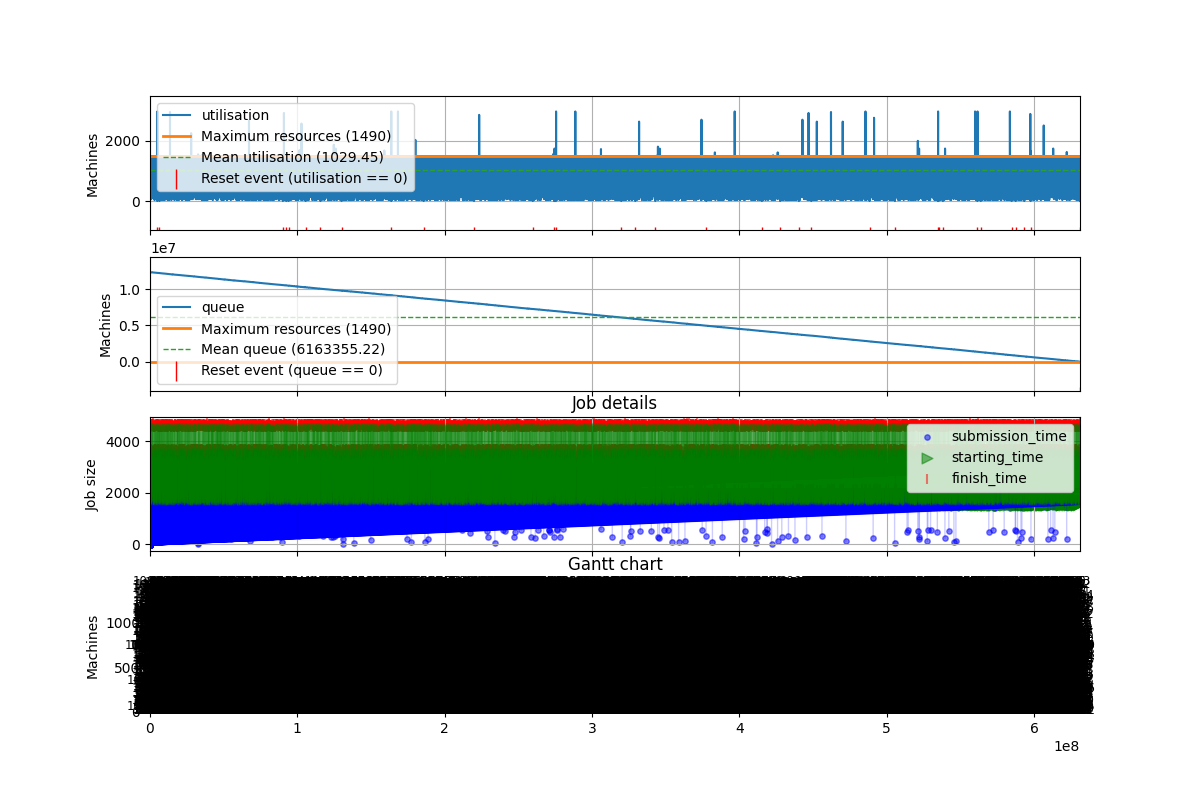

This chart was generated by the following Python code:
from utils import *
from plots import *
from evalys.visu.gantt import plot_gantt_df
from evalys.visu.legacy import (
    plot_gantt,
)
import matplotlib

matplotlib.use("MacOSX")  # Comment this line if you're not using macos


def iterateReservations(
    inputpath,
    outputfile,
    outJobsCSV,
    verbosity,
    binned,
    bubble,
    area,
    reservation,
    window,
):
    """
    Iterates over reservations and plots them based on whether or not they're binned
    """
    InConfig, OutConfig = loadConfigs(inputpath)
    try:
        outDir = getOutputDir(InConfig, outputfile)
    except KeyError:
        print(
            "ERROR! You're trying to plot reservations from a run output generated using a legacy version of batsim."
        )
        sys.exit(2)
    totaldf, totaljs = dfFromCsv(outJobsCSV)

    maxJobLen = getMaxJobLen(totaldf)
    n = 0
    reservationSet = []
    for index, row in totaldf.iterrows():
        if row["purpose"] == "reservation":
            if n == 0:
                t0 = row["starting_time"]
            n += 1
            reservationSet.append(row)
            with yaspin().line as sp:
                sp.text = (
                    "Plotting chart for reservation from:"
                    + str(row["starting_time"])
                    + " to "
                    + str(row["finish_time"])
                )
                # try:

                # Handle individual cases first
                if reservation and not (binned or bubble or area):
                    print("Plotting gantt charts for reservations! ")
                    plotReservationGantt(
                        row,
                        totaldf,
                        outDir,
                        totaljs.res_bounds,
                        verbosity,
                        maxJobLen,
                    )
                elif binned and not (reservation or bubble or area):
                    print("Plotting binned gantt charts with utilization plots")
                    plotBinnedGanttReservations(
                        row,
                        totaldf,
                        outDir,
                        totaljs.res_bounds,
                        verbosity,
                        maxJobLen,
                    )
                elif bubble and not (reservation or binned or area):
                    print("Plotting bubble charts for reservations")
                    plotBubbleChart(
                        row,
                        totaldf,
                        outDir,
                        totaljs.res_bounds,
                        verbosity,
                        maxJobLen,
                    )
                elif area and not (reservation or bubble or binned):
                    print("Plotting stacked area chart")
                    plotStackedArea(
                        row,
                        totaldf,
                        outDir,
                        totaljs.res_bounds,
                        verbosity,
                        maxJobLen,
                    )
                # Handle group cases all at once
                else:
                    if reservation:
                        print("Plotting gantt charts for reservations")
                        plotReservationGantt(
                            row,
                            totaldf,
                            outDir,
                            totaljs.res_bounds,
                            verbosity,
                            maxJobLen,
                        )
                    if binned:
                        print("Plotting binned gantt charts with utilization plots")
                        plotBinnedGanttReservations(
                            row,
                            totaldf,
                            outDir,
                            totaljs.res_bounds,
                            verbosity,
                            maxJobLen,
                        )
                    if bubble:
                        print("Plotting bubble charts for reservations")
                        plotBubbleChart(
                            row,
                            totaldf,
                            outDir,
                            totaljs.res_bounds,
                            verbosity,
                            maxJobLen,
                        )
                    if area:
                        print("Plotting stacked area chart")
                        plotStackedArea(
                            row,
                            totaldf,
                            outDir,
                            totaljs.res_bounds,
                            verbosity,
                            maxJobLen,
                        )
                # except Exception as e:
            if window == True:
                if n == 4:
                    n = 0
                    tf = row["finish_time"]
                    with yaspin().line as sp:
                        sp.text = (
                            "Plotting chart for window from:"
                            + str(t0)
                            + " to "
                            + str(tf)
                        )
                        chartWindow(
                            row,
                            t0,
                            tf,
                            totaldf,
                            outDir,
                            totaljs.res_bounds,
                            verbosity,
                            maxJobLen,
                            reservationSet,
                        )
                        reservationSet = []


def saveDfPlot(
    js,
    outfile,
    reservationStartTime,
    reservationExecTime,
    reservationInterval,
    longJs=None,
    largeJs=None,
    windowStartTime=None,
    windowFinishtime=None,
    binned=False,
):
    """
    Saves a plot from a jobset based on the given parameters.
    """
    js.plot(
        with_gantt=True,
        longJs=longJs,
        largeJs=largeJs,
        reservationStart=reservationStartTime,
        reservationExec=reservationExecTime,
        reservationNodes=reservationInterval,
        windowStartTime=windowStartTime,
        windowFinishTime=windowFinishtime,
        binned=binned,
    )
    matplotlib.pyplot.savefig(
        outfile,
        dpi=300,
    )
    matplotlib.pyplot.close()
    print("\nSaved figure to: " + outfile)


def plotReservationGantt(row, totaldf, outDir, res_bounds, verbosity, maxJobLen):
    """
    Plots a standard gantt reservation, without binning by job size.
    This produces an output folder containing one image for each reservation.
    """
    reservationStartTime = int(row["starting_time"])
    reservationFinishTime = int(row["finish_time"])
    reservationExecTime = int(row["execution_time"])
    reservationInterval = row["allocated_resources"]
    if verbosity == True:
        print(
            "\nReservation start: "
            + str(reservationStartTime)
            + "\nReservation finish: "
            + str(reservationFinishTime)
            + "\nReservationExecTime: "
            + str(reservationExecTime)
            + "\nReservationInterval: "
            + str(reservationInterval)
        )
    windowSize = 169200
    windowStartTime = reservationStartTime - windowSize
    if windowStartTime < 0:
        windowStartTime = 0
    windowFinishTime = reservationFinishTime + windowSize
    if windowFinishTime > int(totaldf["finish_time"].max()):
        windowFinishTime = int(totaldf["finish_time"].max())
    cut_js = cut_workload(
        totaldf, windowStartTime - maxJobLen, windowFinishTime + maxJobLen
    )
    if verbosity == True:
        print(cut_js)
    totalDf = pd.concat([cut_js["workload"], cut_js["running"], cut_js["queue"]])
    if checkForJobs(totalDf):
        plot_gantt_df(
            totalDf,
            res_bounds,
            windowStartTime,
            windowFinishTime,
            title=str(
                "Reservation from  "
                + str(reservationStartTime)
                + "-"
                + str(reservationFinishTime)
                + "+-"
                + str(windowSize)
                + "S"
            ),
            resvStart=reservationStartTime,
            resvExecTime=reservationExecTime,
            resvNodes=reservationInterval,
        )
        matplotlib.pyplot.savefig(
            os.path.join(
                outDir,
                str("RES-") + str(windowStartTime) + "-" + str(windowFinishTime),
            ),
            dpi=1000,
        )
        # matplotlib.pyplot.show()
        matplotlib.pyplot.close()
        print(
            "\nSaved figure to: "
            + os.path.join(
                outDir,
                str("RES-") + str(windowStartTime) + "-" + str(windowFinishTime),
            )
        )
    else:
        print(
            "Your dataset includes reservations surrounded by no jobs! Skipping reservation from "
            + str(reservationStartTime)
            + "-"
            + str(reservationFinishTime)
        )


def plotBinnedGanttReservations(row, totaldf, outDir, res_bounds, verbosity, maxJobLen):
    """
    Plots gantt charts for reservations, binning into 3 different job types based on runtime and requested resources.
    """
    reservationStartTime = int(row["starting_time"])
    reservationFinishTime = int(row["finish_time"])
    reservationExecTime = int(row["execution_time"])
    reservationInterval = row["allocated_resources"]
    if verbosity == True:
        print(
            "\nReservation start: "
            + str(reservationStartTime)
            + "\nReservation finish: "
            + str(reservationFinishTime)
            + "\nReservationExecTime: "
            + str(reservationExecTime)
            + "\nReservationInterval: "
            + str(reservationInterval)
        )
    windowSize = 169200
    windowStartTime = reservationStartTime - windowSize
    if windowStartTime < 0:
        windowStartTime = 0
    windowFinishTime = reservationFinishTime + windowSize
    if windowFinishTime > int(totaldf["finish_time"].max()):
        windowFinishTime = int(totaldf["finish_time"].max())
    cut_js = cut_workload(
        totaldf, windowStartTime - maxJobLen, windowFinishTime + maxJobLen
    )
    totalDf = pd.concat([cut_js["workload"], cut_js["running"], cut_js["queue"]])

    if verbosity == True:
        print(cut_js)
    if checkForJobs(totalDf):
        smallJs, longJs, largeJs = binDfToJs(totalDf)
        saveDfPlot(
            smallJs,
            getFileName(
                str("BIN-" + str(windowStartTime) + "-" + str(windowFinishTime)), outDir
            ),
            reservationStartTime,
            reservationExecTime,
            reservationInterval,
            longJs=longJs,
            largeJs=largeJs,
            windowStartTime=windowStartTime,
            windowFinishtime=windowFinishTime,
            binned=True,
        )
    else:
        print(
            "Your dataset includes reservations surrounded by no jobs! Skipping reservation from "
            + str(reservationStartTime)
            + "-"
            + str(reservationFinishTime)
        )


def plotSimpleGantt(outJobsCSV, outfile):
    """
    Plots a simple, single gantt chart for the CSV.
    """
    with open(outJobsCSV) as f:
        if sum(1 for line in f) > 70000:
            print(
                "Creating gantt charts can be unreliable with files larger than 70k jobs. Are you use you want to continue? (Y/n)"
            )
            cont = input()
            if cont == "Y" or cont == "y":
                pass
            elif cont == "n":
                sys.exit(2)
        js = JobSet.from_csv(outJobsCSV)
        js.plot(with_gantt=True)
        matplotlib.pyplot.savefig(
            outfile,
            dpi=300,
        )
        matplotlib.pyplot.close()
        print("\nSaved figure to: " + outfile)


def chartWindow(
    row, t0, tf, totaldf, outDir, res_bounds, verbosity, maxJobLen, reservationSet
):
    reservationInterval = row["allocated_resources"]
    reservationExecTime = int(row["execution_time"])
    windowSize = 169200

    windowStartTime = t0 - windowSize
    if windowStartTime < 0:
        windowStartTime = 0
    windowFinishTime = tf + windowSize
    if windowFinishTime > float(totaldf["finish_time"].max()):
        windowFinishTime = float(totaldf["finish_time"].max())
    cut_js = cut_workload(
        totaldf, windowStartTime - maxJobLen, windowFinishTime + maxJobLen
    )
    totalDf = pd.concat([cut_js["workload"], cut_js["running"], cut_js["queue"]])
    if not cut_js["workload"].empty:
        fig, ax = matplotlib.pyplot.subplots(figsize=(24, 16))
        plot_gantt_df(
            totalDf,
            res_bounds,
            windowStartTime,
            windowFinishTime,
            title=str(
                "Window from  " + str(t0) + "-" + str(tf) + "+-" + str(windowSize) + "S"
            ),
            resvStart=t0,
            resvExecTime=reservationExecTime,
            resvNodes=reservationInterval,
            resvSet=reservationSet,
        )
        matplotlib.pyplot.savefig(
            os.path.join(
                outDir,
                str("WIN-")
                + str(windowStartTime)
                + "-"
                + str(windowFinishTime)
                + ".png",
            ),
            dpi=1000,
        )
        matplotlib.pyplot.close()
        print(
            "\nSaved figure to: "
            + os.path.join(
                outDir,
                str("WIN-") + str(windowStartTime) + "-" + str(windowFinishTime),
            )
        )
    else:
        print("Empty dataframe! Skipping window from: " + str(t0) + "-" + str(tf))
